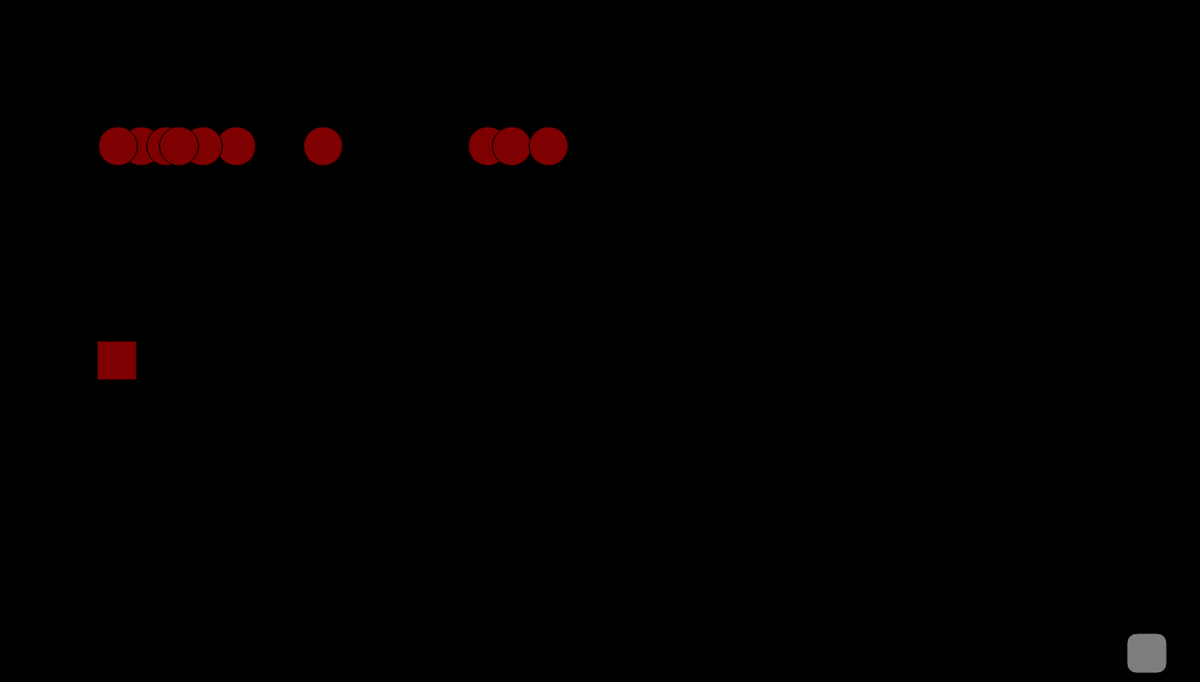
Frame 1 (no input)
Frame 60 (no input): identical to frame 1, image omitted
Frame 120 (the mouse pressed at the canvas centre since frame 60): identical to frame 1, image omitted

The p5.js sketch that drew this single still picture (run headless with seeded random() and noise() and a simulated clock; from frame 60 on, the mouse is pressed at the canvas centre):

// p5.js sketch
// ── sketch.js
var ship;
var enemies = [];
var boxPosX = 1155
var boxPosY = 650
var x = 100
var y = 350


function setup() {
    createCanvas(1230, 700);
    
    ship = new MoonSever();
    
    for (let i = 0; i < 10; i++) {
        enemies[i]= new Invader(random(height), 150);  
    }
}

function draw() {
    background("black");
    //FullScreen Box
    fill(200, 160)
    rect(boxPosX, boxPosY, 41, 41, 10)
    //Player's ship
    ship.show();
    //Enemy
    for (let i = 0; i < 10; i++) {
        enemies[i].show();
    }
    
    
      if (keyIsDown(DOWN_ARROW)) {
          y += 3;
      }
      if (keyIsDown(UP_ARROW)) {
          y -= 3;
      }
      if (keyIsDown(RIGHT_ARROW)) {
          x += 3;
      }
      if (keyIsDown(LEFT_ARROW)) {
          x -= 3;
      }

      rect(x, y, 40, 40)
       


}

 function keyPressed() { 
     if (keyCode === UP_ARROW) {
         ship.move(-3)

     } else if (keyCode === DOWN_ARROW) { 
                ship.move(3)
            }

     

 }

function mousePressed() {
    if (mouseX >= boxPosX && mouseY >= boxPosY) {
        let fs = fullscreen();
        fullscreen(!fs);
    }
}

// ── moonSever.js

 
 class MoonSever {
     constructor() {
         this.x = 100
         this.y = height/2 
        
         this.show = function() {
            fill(225) 
            rect(this.x, this.y, 40, 40);
          
         this.move = function(dir) {
             this.y += dir*5;
    
            }
         
        
        }
    }
}

class Invader {
    constructor(x, y) {
        this.x = x;
        this.y = y;

        this.show = function() {
            fill(127,0,0)
            circle(this.x, this.y, 40)
        }
    }
}
